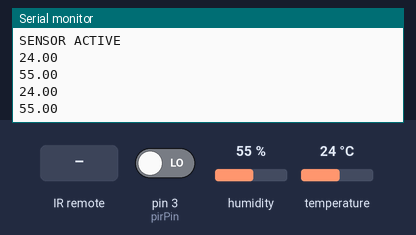
Bench run of a sketch on a simulated Arduino Uno, built with avr-gcc and run on an emulated ATmega328P. Parts: the last lines printed to the serial monitor. Inputs (shaded band) come from the test bench; at power-on: pin 3 (pirPin) LOW, humidity 55 %, temperature 24 °C.

Above: at 2.8 s.
2.9 s: pin 3 (pirPin) driven HIGH
5.5 s: infrared code 0xFFFFFFFF received
7.5 s: humidity set to 22 %
At 8.8 s:
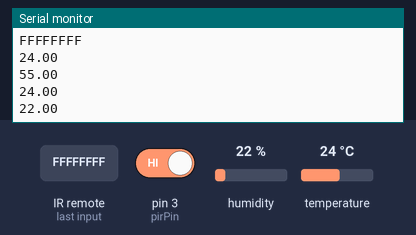
9.0 s: temperature set to 12 °C
At 10.4 s:
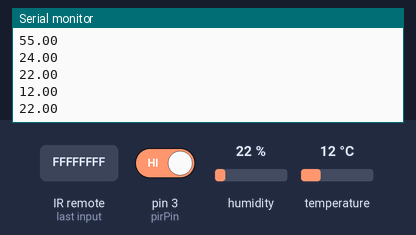
10.5 s: humidity set to 40 %
At 12.8 s:
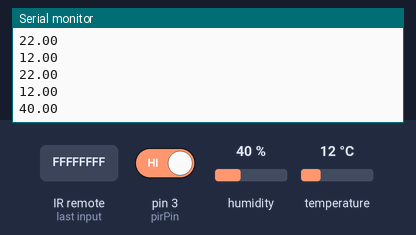
Timing chart, 0 to 13.0 s (numbered marks = the images above; inputs shaded):
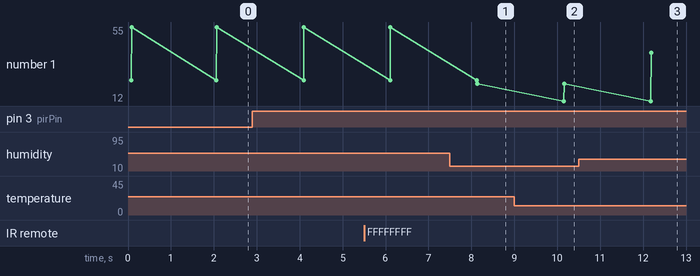

The sketch:

motion_detector_dht11_copy.ino
```cpp
/**
 * A Mirf example to test the latency between two Ardunio.
 *
 * Pins:
 * Hardware SPI:
 * MISO -> 12
 * MOSI -> 11
 * SCK -> 13
 *
 * Configurable:
 * CE -> 8
 * CSN -> 7
 *
 * Note: To see best case latency comment out all Serial.println
 * statements not displaying the result and load
 * 'ping_server_interupt' on the server.
 */

#include <SPI.h>
#include <Mirf.h>
#include <nRF24L01.h>
#include <MirfHardwareSpiDriver.h>


#include <IRremote.h>

#include "DHT.h"

#define DHTPIN 2    // pin do którego podłączyliśmy dane z czujnika

#define DHTTYPE DHT11   // typ czujnika

DHT dht(DHTPIN, DHTTYPE);


int RECV_PIN = 5;

IRrecv irrecv(RECV_PIN);

decode_results results;


int calibrationTime = 15;

long unsigned int lowIn;

long unsigned int pause = 5000;

int pirPin = 3;


boolean lockLow = true;
boolean takeLowTime;

void setup(){
  Serial.begin(9600);

  irrecv.enableIRIn(); // Start the receiver

  /*
   * Setup pins / SPI.
   */

  /* To change CE / CSN Pins:
   *
   * Mirf.csnPin = 9;
   * Mirf.cePin = 7;
   */
  /*
  Mirf.cePin = 7;
   Mirf.csnPin = 8;
   */
  Mirf.spi = &MirfHardwareSpi;
  Mirf.init();

  /*
   * Configure reciving address.
   */

  Mirf.setRADDR((byte *)"clie1");

  /*
   * Set the payload length to sizeof(unsigned long) the
   * return type of millis().
   *
   * NB: payload on client and server must be the same.
   */

  Mirf.payload = sizeof(unsigned long);

  /*
   * Write channel and payload config then power up reciver.
   */

  /*
   * To change channel:
   *
   * Mirf.channel = 10;
   *
   * NB: Make sure channel is legal in your area.
   */

  Mirf.config();

  Serial.println("Beginning ... ");


  //pinMode(ledPin, OUTPUT);
  pinMode(pirPin, INPUT);
  digitalWrite(pirPin, LOW);

  //give the sensor some time to calibrate
  Serial.print("calibrating sensor ");
  for(int i = 0; i < calibrationTime; i++){
    Serial.print(".");
    //delay(1000);
  }
  Serial.println(" done");
  Serial.println("SENSOR ACTIVE");

  dht.begin();


}
unsigned long data = 0;
void loop(){


  if (irrecv.decode(&results)) {
    Serial.println(results.value, HEX);
    irrecv.resume(); // Receive the next value
    if(results.value != 0xFFFFFFFF)
    {
      Mirf.setTADDR((byte *)"serv1");
      data = data == 0 ? 1 :0;
      Serial.println(data);
      Mirf.setTADDR((byte *)"serv1");
      Mirf.send((byte *) &data);
      while(Mirf.isSending()){
      }
    }

  }


  if(digitalRead(pirPin) == HIGH){

    if(lockLow){
      //makes sure we wait for a transition to LOW before any further output is made:
      lockLow = false;
      Serial.println("---");
      Serial.print("motion detected at ");
      Serial.print(millis()/1000);
      Serial.println(" sec");
      Mirf.setTADDR((byte *)"serv1");
      data = 1;
      Mirf.send((byte *) &data);
      while(Mirf.isSending()){
      }
      //Serial.println("Finished sending");


    }
    takeLowTime = true;
  }

  if(digitalRead(pirPin) == LOW){

    if(takeLowTime){
      lowIn = millis();          //save the time of the transition from high to LOW
      takeLowTime = false;       //make sure this is only done at the start of a LOW phase
    }
    //if the sensor is low for more than the given pause,
    //we assume that no more motion is going to happen
    if(!lockLow && millis() - lowIn > pause){
      //makes sure this block of code is only executed again after
      //a new motion sequence has been detected
      lockLow = true;
      Serial.print("motion ended at ");      //output
      Serial.print((millis() - pause)/1000);
      Serial.println(" sec");

      Mirf.setTADDR((byte *)"serv1");
      data = 0;
      Mirf.send((byte *) &data);
      while(Mirf.isSending()){
      }
      //Serial.println("Finished sending");

    }
  }


  float h = dht.readHumidity(); // odczyt wilgotności
  float t = dht.readTemperature(); // odczyt temperatury

  if (isnan(t) || isnan(h)) {
    Serial.println("Failed to read from DHT");
  }
  else {
    Serial.println(t); // Wyświetlenie linijki z temperaturą
    Serial.println(h); // Wyświetlenie linijki z wilgotnością
  }

  delay(2000);
}
```

Measured:
- after the input at 7.5 s, the serial monitor: prints a new line after 0.64 s (image 1)
- after the input at 9.0 s, the serial monitor: prints a new line after 1.2 s (image 2)
- after the input at 10.5 s, the serial monitor: prints a new line after 1.7 s (image 3)
- plotted number 1: 55 → 22 after the input at 7.5 s, 22 → 40 after the input at 10.5 s
